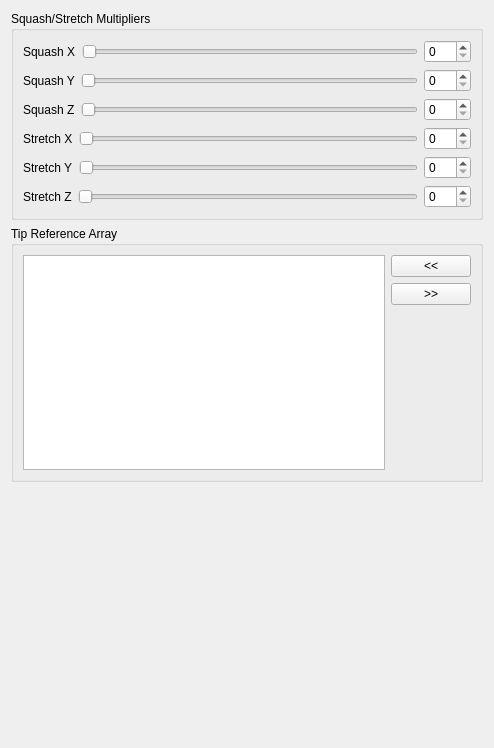
<?xml version="1.0" encoding="UTF-8"?>
<ui version="4.0">
 <class>Form</class>
 <widget class="QWidget" name="Form">
  <property name="geometry">
   <rect>
    <x>0</x>
    <y>0</y>
    <width>494</width>
    <height>748</height>
   </rect>
  </property>
  <property name="windowTitle">
   <string>Form</string>
  </property>
  <layout class="QVBoxLayout" name="verticalLayout_2">
   <item>
    <widget class="QGroupBox" name="groupBox">
     <property name="title">
      <string>Squash/Stretch Multipliers</string>
     </property>
     <layout class="QVBoxLayout" name="verticalLayout">
      <item>
       <layout class="QHBoxLayout" name="horizontalLayout">
        <item>
         <widget class="QLabel" name="squashX_label">
          <property name="text">
           <string>Squash X</string>
          </property>
         </widget>
        </item>
        <item>
         <widget class="QSlider" name="squashX_slider">
          <property name="minimumSize">
           <size>
            <width>0</width>
            <height>15</height>
           </size>
          </property>
          <property name="maximum">
           <number>100</number>
          </property>
          <property name="orientation">
           <enum>Qt::Horizontal</enum>
          </property>
         </widget>
        </item>
        <item>
         <widget class="QSpinBox" name="squashX_spinBox">
          <property name="maximum">
           <number>100</number>
          </property>
         </widget>
        </item>
       </layout>
      </item>
      <item>
       <layout class="QHBoxLayout" name="horizontalLayout_2">
        <item>
         <widget class="QLabel" name="squashY_label">
          <property name="text">
           <string>Squash Y</string>
          </property>
         </widget>
        </item>
        <item>
         <widget class="QSlider" name="squashY_slider">
          <property name="minimumSize">
           <size>
            <width>0</width>
            <height>15</height>
           </size>
          </property>
          <property name="maximum">
           <number>100</number>
          </property>
          <property name="orientation">
           <enum>Qt::Horizontal</enum>
          </property>
         </widget>
        </item>
        <item>
         <widget class="QSpinBox" name="squashY_spinBox">
          <property name="maximum">
           <number>100</number>
          </property>
         </widget>
        </item>
       </layout>
      </item>
      <item>
       <layout class="QHBoxLayout" name="horizontalLayout_3">
        <item>
         <widget class="QLabel" name="squashZ_label">
          <property name="text">
           <string>Squash Z</string>
          </property>
         </widget>
        </item>
        <item>
         <widget class="QSlider" name="squashZ_slider">
          <property name="minimumSize">
           <size>
            <width>0</width>
            <height>15</height>
           </size>
          </property>
          <property name="maximum">
           <number>100</number>
          </property>
          <property name="orientation">
           <enum>Qt::Horizontal</enum>
          </property>
         </widget>
        </item>
        <item>
         <widget class="QSpinBox" name="squashZ_spinBox">
          <property name="maximum">
           <number>100</number>
          </property>
         </widget>
        </item>
       </layout>
      </item>
      <item>
       <layout class="QHBoxLayout" name="horizontalLayout_4">
        <item>
         <widget class="QLabel" name="stretchX_label">
          <property name="text">
           <string>Stretch X</string>
          </property>
         </widget>
        </item>
        <item>
         <widget class="QSlider" name="stretchX_slider">
          <property name="minimumSize">
           <size>
            <width>0</width>
            <height>15</height>
           </size>
          </property>
          <property name="maximum">
           <number>100</number>
          </property>
          <property name="orientation">
           <enum>Qt::Horizontal</enum>
          </property>
         </widget>
        </item>
        <item>
         <widget class="QSpinBox" name="stretchX_spinBox">
          <property name="maximum">
           <number>100</number>
          </property>
         </widget>
        </item>
       </layout>
      </item>
      <item>
       <layout class="QHBoxLayout" name="horizontalLayout_5">
        <item>
         <widget class="QLabel" name="stretchY_label">
          <property name="text">
           <string>Stretch Y</string>
          </property>
         </widget>
        </item>
        <item>
         <widget class="QSlider" name="stretchY_slider">
          <property name="minimumSize">
           <size>
            <width>0</width>
            <height>15</height>
           </size>
          </property>
          <property name="maximum">
           <number>100</number>
          </property>
          <property name="orientation">
           <enum>Qt::Horizontal</enum>
          </property>
         </widget>
        </item>
        <item>
         <widget class="QSpinBox" name="stretchY_spinBox">
          <property name="maximum">
           <number>100</number>
          </property>
         </widget>
        </item>
       </layout>
      </item>
      <item>
       <layout class="QHBoxLayout" name="horizontalLayout_6">
        <item>
         <widget class="QLabel" name="stretchZ_label">
          <property name="text">
           <string>Stretch Z</string>
          </property>
         </widget>
        </item>
        <item>
         <widget class="QSlider" name="stretchZ_slider">
          <property name="minimumSize">
           <size>
            <width>0</width>
            <height>15</height>
           </size>
          </property>
          <property name="maximum">
           <number>100</number>
          </property>
          <property name="orientation">
           <enum>Qt::Horizontal</enum>
          </property>
         </widget>
        </item>
        <item>
         <widget class="QSpinBox" name="stretchZ_spinBox">
          <property name="maximum">
           <number>100</number>
          </property>
         </widget>
        </item>
       </layout>
      </item>
     </layout>
    </widget>
   </item>
   <item>
    <widget class="QGroupBox" name="upvRefArray_groupBox">
     <property name="title">
      <string>Tip Reference Array</string>
     </property>
     <layout class="QVBoxLayout" name="verticalLayout_3">
      <item>
       <layout class="QHBoxLayout" name="upvRefArray_horizontalLayout">
        <item>
         <layout class="QVBoxLayout" name="upvRefArray_verticalLayout_1">
          <item>
           <widget class="QListWidget" name="refArray_listWidget">
            <property name="dragDropOverwriteMode">
             <bool>true</bool>
            </property>
            <property name="dragDropMode">
             <enum>QAbstractItemView::InternalMove</enum>
            </property>
            <property name="defaultDropAction">
             <enum>Qt::MoveAction</enum>
            </property>
            <property name="alternatingRowColors">
             <bool>true</bool>
            </property>
            <property name="selectionMode">
             <enum>QAbstractItemView::ExtendedSelection</enum>
            </property>
            <property name="selectionRectVisible">
             <bool>false</bool>
            </property>
           </widget>
          </item>
         </layout>
        </item>
        <item>
         <layout class="QVBoxLayout" name="upvRefArray_verticalLayout_2">
          <item>
           <widget class="QPushButton" name="refArrayAdd_pushButton">
            <property name="text">
             <string>&lt;&lt;</string>
            </property>
           </widget>
          </item>
          <item>
           <widget class="QPushButton" name="refArrayRemove_pushButton">
            <property name="text">
             <string>&gt;&gt;</string>
            </property>
           </widget>
          </item>
          <item>
           <spacer name="upvRefArray_verticalSpacer">
            <property name="orientation">
             <enum>Qt::Vertical</enum>
            </property>
            <property name="sizeHint" stdset="0">
             <size>
              <width>20</width>
              <height>40</height>
             </size>
            </property>
           </spacer>
          </item>
         </layout>
        </item>
       </layout>
      </item>
     </layout>
    </widget>
   </item>
   <item>
    <spacer name="verticalSpacer">
     <property name="orientation">
      <enum>Qt::Vertical</enum>
     </property>
     <property name="sizeHint" stdset="0">
      <size>
       <width>20</width>
       <height>40</height>
      </size>
     </property>
    </spacer>
   </item>
  </layout>
 </widget>
 <resources/>
 <connections>
  <connection>
   <sender>squashX_slider</sender>
   <signal>valueChanged(int)</signal>
   <receiver>squashX_spinBox</receiver>
   <slot>setValue(int)</slot>
   <hints>
    <hint type="sourcelabel">
     <x>297</x>
     <y>69</y>
    </hint>
    <hint type="destinationlabel">
     <x>425</x>
     <y>64</y>
    </hint>
   </hints>
  </connection>
  <connection>
   <sender>squashX_spinBox</sender>
   <signal>valueChanged(int)</signal>
   <receiver>squashX_slider</receiver>
   <slot>setValue(int)</slot>
   <hints>
    <hint type="sourcelabel">
     <x>426</x>
     <y>77</y>
    </hint>
    <hint type="destinationlabel">
     <x>240</x>
     <y>73</y>
    </hint>
   </hints>
  </connection>
  <connection>
   <sender>squashY_slider</sender>
   <signal>valueChanged(int)</signal>
   <receiver>squashY_spinBox</receiver>
   <slot>setValue(int)</slot>
   <hints>
    <hint type="sourcelabel">
     <x>343</x>
     <y>110</y>
    </hint>
    <hint type="destinationlabel">
     <x>436</x>
     <y>117</y>
    </hint>
   </hints>
  </connection>
  <connection>
   <sender>squashY_spinBox</sender>
   <signal>valueChanged(int)</signal>
   <receiver>squashY_slider</receiver>
   <slot>setValue(int)</slot>
   <hints>
    <hint type="sourcelabel">
     <x>420</x>
     <y>98</y>
    </hint>
    <hint type="destinationlabel">
     <x>337</x>
     <y>101</y>
    </hint>
   </hints>
  </connection>
  <connection>
   <sender>squashZ_slider</sender>
   <signal>valueChanged(int)</signal>
   <receiver>squashZ_spinBox</receiver>
   <slot>setValue(int)</slot>
   <hints>
    <hint type="sourcelabel">
     <x>373</x>
     <y>146</y>
    </hint>
    <hint type="destinationlabel">
     <x>427</x>
     <y>151</y>
    </hint>
   </hints>
  </connection>
  <connection>
   <sender>squashZ_spinBox</sender>
   <signal>valueChanged(int)</signal>
   <receiver>squashZ_slider</receiver>
   <slot>setValue(int)</slot>
   <hints>
    <hint type="sourcelabel">
     <x>427</x>
     <y>166</y>
    </hint>
    <hint type="destinationlabel">
     <x>350</x>
     <y>145</y>
    </hint>
   </hints>
  </connection>
  <connection>
   <sender>stretchX_slider</sender>
   <signal>valueChanged(int)</signal>
   <receiver>stretchX_spinBox</receiver>
   <slot>setValue(int)</slot>
   <hints>
    <hint type="sourcelabel">
     <x>368</x>
     <y>194</y>
    </hint>
    <hint type="destinationlabel">
     <x>409</x>
     <y>196</y>
    </hint>
   </hints>
  </connection>
  <connection>
   <sender>stretchX_spinBox</sender>
   <signal>valueChanged(int)</signal>
   <receiver>stretchX_slider</receiver>
   <slot>setValue(int)</slot>
   <hints>
    <hint type="sourcelabel">
     <x>424</x>
     <y>184</y>
    </hint>
    <hint type="destinationlabel">
     <x>357</x>
     <y>197</y>
    </hint>
   </hints>
  </connection>
  <connection>
   <sender>stretchY_slider</sender>
   <signal>valueChanged(int)</signal>
   <receiver>stretchY_spinBox</receiver>
   <slot>setValue(int)</slot>
   <hints>
    <hint type="sourcelabel">
     <x>368</x>
     <y>227</y>
    </hint>
    <hint type="destinationlabel">
     <x>464</x>
     <y>247</y>
    </hint>
   </hints>
  </connection>
  <connection>
   <sender>stretchY_spinBox</sender>
   <signal>valueChanged(int)</signal>
   <receiver>stretchY_slider</receiver>
   <slot>setValue(int)</slot>
   <hints>
    <hint type="sourcelabel">
     <x>425</x>
     <y>229</y>
    </hint>
    <hint type="destinationlabel">
     <x>372</x>
     <y>229</y>
    </hint>
   </hints>
  </connection>
  <connection>
   <sender>stretchZ_slider</sender>
   <signal>valueChanged(int)</signal>
   <receiver>stretchZ_spinBox</receiver>
   <slot>setValue(int)</slot>
   <hints>
    <hint type="sourcelabel">
     <x>351</x>
     <y>270</y>
    </hint>
    <hint type="destinationlabel">
     <x>410</x>
     <y>274</y>
    </hint>
   </hints>
  </connection>
  <connection>
   <sender>stretchZ_spinBox</sender>
   <signal>valueChanged(int)</signal>
   <receiver>stretchZ_slider</receiver>
   <slot>setValue(int)</slot>
   <hints>
    <hint type="sourcelabel">
     <x>420</x>
     <y>284</y>
    </hint>
    <hint type="destinationlabel">
     <x>359</x>
     <y>287</y>
    </hint>
   </hints>
  </connection>
  <connection>
   <sender>squashX_slider</sender>
   <signal>sliderMoved(int)</signal>
   <receiver>squashX_spinBox</receiver>
   <slot>setValue(int)</slot>
   <hints>
    <hint type="sourcelabel">
     <x>191</x>
     <y>68</y>
    </hint>
    <hint type="destinationlabel">
     <x>412</x>
     <y>55</y>
    </hint>
   </hints>
  </connection>
  <connection>
   <sender>squashY_slider</sender>
   <signal>sliderMoved(int)</signal>
   <receiver>squashY_spinBox</receiver>
   <slot>setValue(int)</slot>
   <hints>
    <hint type="sourcelabel">
     <x>157</x>
     <y>108</y>
    </hint>
    <hint type="destinationlabel">
     <x>444</x>
     <y>112</y>
    </hint>
   </hints>
  </connection>
  <connection>
   <sender>squashZ_slider</sender>
   <signal>sliderMoved(int)</signal>
   <receiver>squashZ_spinBox</receiver>
   <slot>setValue(int)</slot>
   <hints>
    <hint type="sourcelabel">
     <x>153</x>
     <y>151</y>
    </hint>
    <hint type="destinationlabel">
     <x>427</x>
     <y>149</y>
    </hint>
   </hints>
  </connection>
  <connection>
   <sender>stretchX_slider</sender>
   <signal>sliderMoved(int)</signal>
   <receiver>stretchX_spinBox</receiver>
   <slot>setValue(int)</slot>
   <hints>
    <hint type="sourcelabel">
     <x>170</x>
     <y>197</y>
    </hint>
    <hint type="destinationlabel">
     <x>426</x>
     <y>200</y>
    </hint>
   </hints>
  </connection>
  <connection>
   <sender>stretchY_slider</sender>
   <signal>sliderMoved(int)</signal>
   <receiver>stretchY_spinBox</receiver>
   <slot>setValue(int)</slot>
   <hints>
    <hint type="sourcelabel">
     <x>220</x>
     <y>235</y>
    </hint>
    <hint type="destinationlabel">
     <x>438</x>
     <y>226</y>
    </hint>
   </hints>
  </connection>
  <connection>
   <sender>stretchZ_slider</sender>
   <signal>sliderMoved(int)</signal>
   <receiver>stretchZ_spinBox</receiver>
   <slot>setValue(int)</slot>
   <hints>
    <hint type="sourcelabel">
     <x>184</x>
     <y>280</y>
    </hint>
    <hint type="destinationlabel">
     <x>418</x>
     <y>274</y>
    </hint>
   </hints>
  </connection>
 </connections>
</ui>
